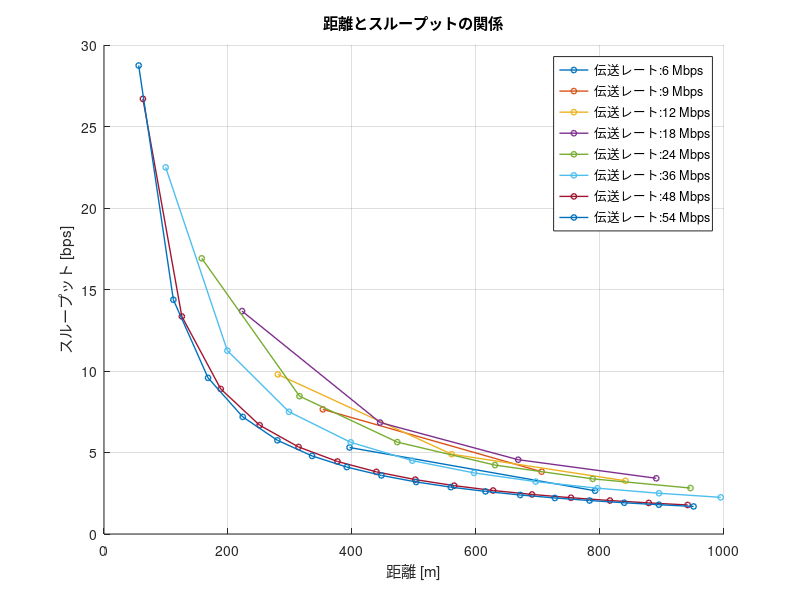

Recreate this plot in MATLAB.
%最大伝送距離で配置された端末で1000[m]までのスループット
Rmin = [-82, -81, -79, -77, -74, -70, -66, -65]; % 最小受信感度 [dBm]
TR = [6, 9, 12, 18, 24, 36, 48, 54]; % 伝送レート [Mbps]
databit = [24, 36, 48, 72, 96, 144, 192, 216]; % OFDMシンボルごとのデータビット[bit]

Tp = 10; % 送信電力 [dBm]
f = 2.4 * 10^9; % 周波数 [Hz]
c = 3 * 10^8; % 光速 [m/s]

PLCP_pre = 16; % PLCPプリアンブル[μs]
PLCPhead_sig = 1; % PLCPヘッダ（シグナル）[μs]
PLCPhead_ser = 16; % PLCPヘッダ（サービス）[μs]
ACK = 80; % 802.11ACKフレーム[bit]
MAC = 192; % 802.11MACヘッダ[bit]
LLC = 64; % LLCヘッダ[bit]
packet = 12000; % IPパケット[bit]
FCS = 32; % FCS[bit]
tail = 6; % テイルビット[bit]
SIFS = 10; % [μs]
DIFS = 34; % [μs]
backoff = 101.5; % 平均バックオフ制御時間 [μs]

% フィギュアの設定
figure;
hold on;

max_distance = 1000; % 最大距離 [m]

for i = 1:length(Rmin)
    Rmin_current = Rmin(i);
    TR_current = TR(i);
    databit_current = databit(i);
    
    % 最大伝送距離の計算
    Lfs = Tp - Rmin_current; % 距離減衰 [dB]
    d1 = ((10^(Lfs / 20)) * c) / (4 * pi * f); % 最大伝送距離 [m]
    
    % フレームの計算
    ACK_t = PLCP_pre + (PLCPhead_sig + ceil((PLCPhead_ser + ACK + FCS + tail) / databit_current)) * 4;
    data_t = PLCP_pre + (PLCPhead_sig + ceil((PLCPhead_ser + MAC + LLC + packet + FCS + tail) / databit_current)) * 4;
    
    % 距離の計算
    distances = 0:d1:max_distance; % 距離配列の作成 (d1単位で)
    throughput2 = zeros(size(distances)); % スループット配列の初期化

    for j = 1:length(distances)
        D = distances(j);
        total_tt = (ACK_t + data_t + SIFS + backoff + DIFS) * (D / d1);
        throughput2(j) = packet / total_tt; % スループット計算
    end
    
    % プロット
    plot(distances, throughput2, '-o', 'LineWidth', 1, 'MarkerSize', 4, 'DisplayName', sprintf('伝送レート:%d Mbps',  TR_current));
end

% グラフのラベルとタイトル設定
xlabel('距離 [m]');
ylabel('スループット [bps]');
title('距離とスループットの関係');
legend('show');
grid on;
hold off;

